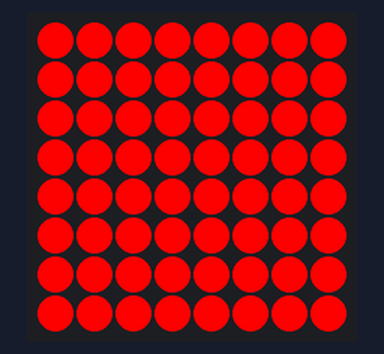
Recording of a program running on a simulated Raspberry Pi (BCM pin numbers) with a Sense HAT. On the bench: the Sense HAT's 8×8 RGB LED matrix. The clock reads 2024-03-15 10:24:30 at power-on unless the program sets it; what the program prints to the terminal is not drawn.

Above: at 0.5 s.

The program:

iwash.py
```python
from sense_hat import SenseHat
import time
starttime=time.time()
sense = SenseHat()

r = 0
g = 0
b = 0


#sense.show_message("4Geeks Code!")
def hot():
    r = 255
    g = 0
    b = 0
    print('hot')
    sense.clear((r, g, b))
def cold():
    r = 0
    g = 0
    b = 255
    print('cold')
    sense.clear((r, g, b))
def warm():
    r = 255
    g = 140
    b = 0
    print('warm')
    sense.clear((r, g, b))
def quick():
    r = 0
    g = 255
    b = 0
    print('quick')
    sense.clear((r, g, b))
def delicate():
    r = 135
    g = 206
    b = 235
    print('delicate')
    sense.clear((r, g, b))


val = 'lll'

if val == 'hot':
    hot()
elif val == 'cold':
    cold()
elif val == 'warm':
    warm()
elif val == 'quick':
    quick()
elif val == 'delicate':
    delicate()
else:
    while True:
        print("victock")
        time.sleep(.2 - ((time.time() - starttime) % .2))
        if val == '':
            val = 'cold'
            hot()
        else:
            val = ''
            cold()
```
